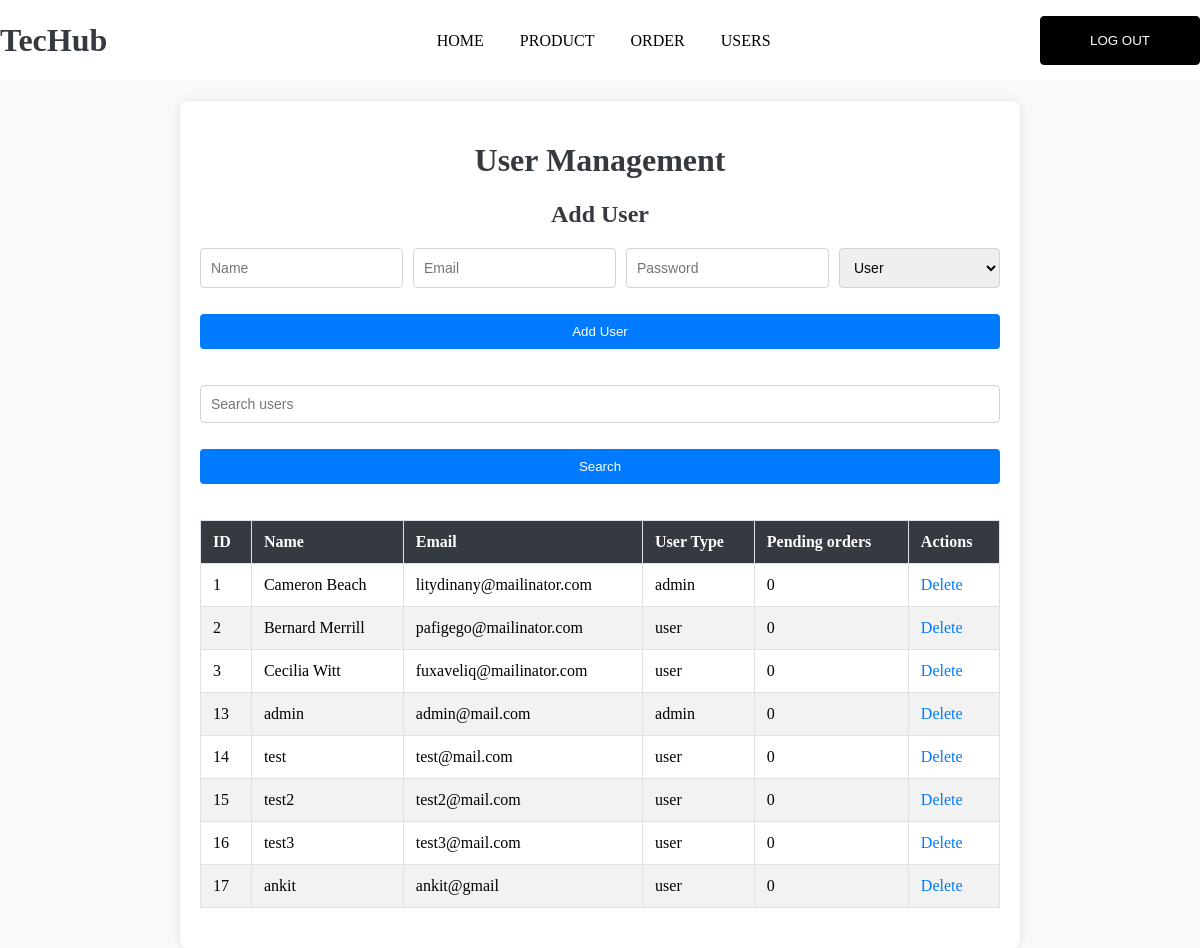
Before: /admin_user_management.php with the older database file.
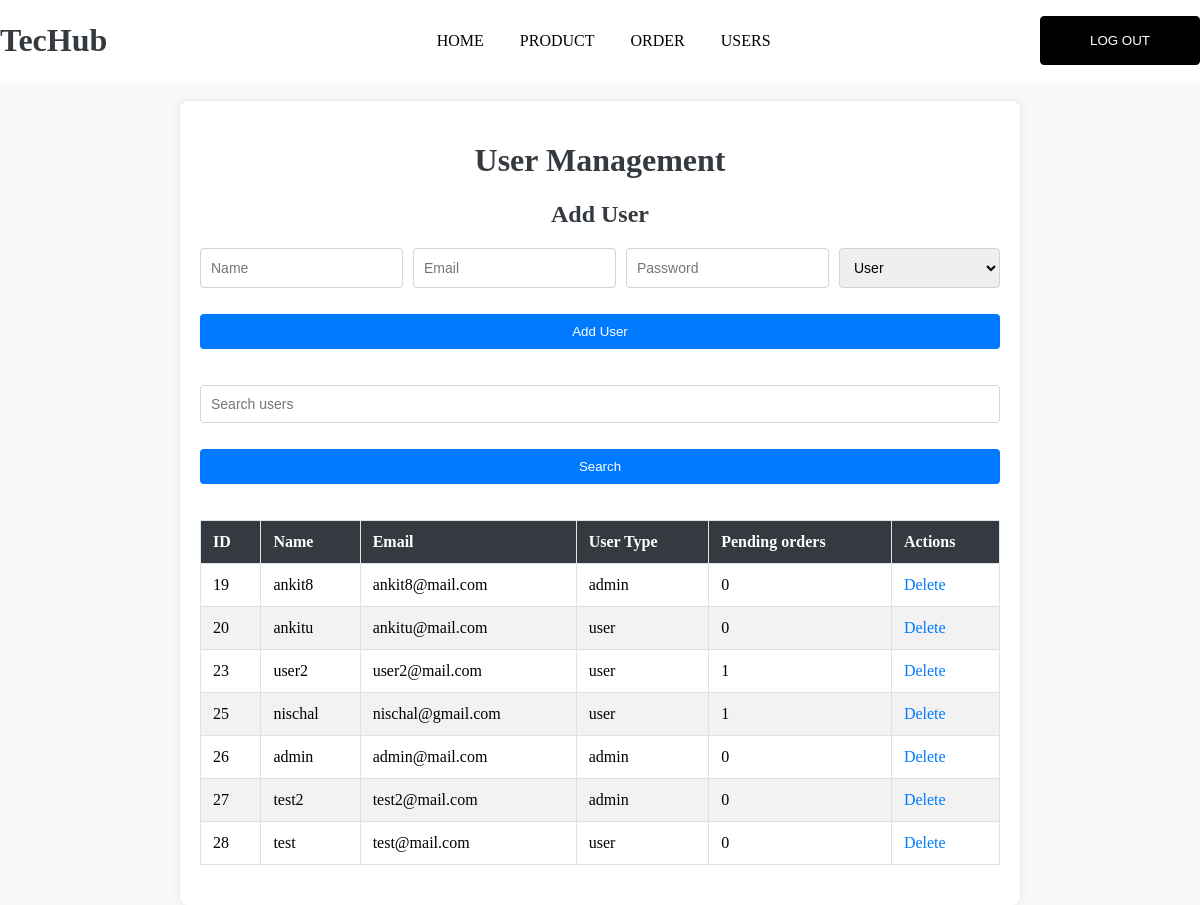
After: the same page with the newer database file.
### tables this page shows
CREATE TABLE `user` (
  `id` int(255) NOT NULL,
  `name` varchar(255) NOT NULL,
  `email` varchar(255) NOT NULL,
  `password` varchar(255) NOT NULL,
  `user_type` varchar(255) NOT NULL DEFAULT 'user'
);

### admin_user_management.php (the view, shortened to what this page needs)
<?php
include 'connection.php';
function fetchUsers($conn) {
    $sql = "SELECT user.id, user.name, user.email, user.user_type, COUNT(orders.id) AS pending_orders_count
            FROM user
            LEFT JOIN orders ON user.id = orders.user_id AND orders.payment_status = 'pending'
            GROUP BY user.id, user.name, user.email, user.user_type";
    $stmt = $conn->prepare($sql);
    $stmt->execute();
    $result = $stmt->get_result();
    return $result->fetch_all(MYSQLI_ASSOC);
}
$search_results = [];
$users = fetchUsers($conn);
?>
<!DOCTYPE html>
<html lang="en">
<head>
    <link rel="stylesheet" href="admin_user_management.css">
</head>
<body>
<?php include 'admin_header.php'; ?>
    <div class="user-management-container">
        <h1>User Management</h1>
        <h2>Add User</h2>
        <form method="POST" action="admin_user_management.php" class="add-user-form">
            <input type="text" name="name" placeholder="Name" required>
            <input type="email" name="email" placeholder="Email" required>
            <input type="password" name="password" placeholder="Password" required>
            <select name="user_type" required>
                <option value="user">User</option>
            </select>
            <button type="submit" name="add_user">Add User</button>
        </form>
        <form method="POST" action="admin_user_management.php" class="search-form">
            <input type="text" name="search_query" placeholder="Search users">
            <button type="submit" name="search_user">Search</button>
        </form>
        <table class="user-table">
            <thead>
                <tr>
                    <th>ID</th>
                    <th>Name</th>
                    <th>Email</th>
                    <th>User Type</th>
                    <th>Pending orders</th>
                    <th>Actions</th>
                </tr>
            </thead>
            <tbody>
                <?php foreach ($search_results ?: $users as $user): ?>
                <tr>
                    <td><?php echo htmlspecialchars($user['id']); ?></td>
                    <td><?php echo htmlspecialchars($user['name']); ?></td>
                    <td><?php echo htmlspecialchars($user['email']); ?></td>
                    <td><?php echo htmlspecialchars($user['user_type']); ?></td>
                    <td><?php echo htmlspecialchars($user['pending_orders_count']); ?></td>
                    <td>
                        <a href="admin_user_management.php?delete_user=<?php echo htmlspecialchars($user['id']); ?>" onclick="return confirm('Are you sure?')">Delete</a>
                    </td>
                </tr>
                <?php endforeach; ?>
            </tbody>
        </table>
    </div>
</body>
</html>

Changed rows visible on the page:
removed user: id "1", name "Cameron Beach", email "litydinany@mailinator.com", user_type "admin", pending_orders_count "0"
removed user: id "2", name "Bernard Merrill", email "pafigego@mailinator.com", user_type "user", pending_orders_count "0"
removed user: id "3", name "Cecilia Witt", email "fuxaveliq@mailinator.com", user_type "user", pending_orders_count "0"
removed user: id "13", name "admin", email "admin@mail.com", user_type "admin", pending_orders_count "0"
removed user: id "14", name "test", email "test@mail.com", user_type "user", pending_orders_count "0"
removed user: id "15", name "test2", email "test2@mail.com", user_type "user", pending_orders_count "0"
removed user: id "16", name "test3", email "test3@mail.com", user_type "user", pending_orders_count "0"
removed user: id "17", name "ankit", email "ankit@gmail", user_type "user", pending_orders_count "0"
added user: id "19", name "ankit8", email "ankit8@mail.com", user_type "admin", pending_orders_count "0"
added user: id "20", name "ankitu", email "ankitu@mail.com", user_type "user", pending_orders_count "0"
added user: id "23", name "user2", email "user2@mail.com", user_type "user", pending_orders_count "1"
added user: id "25", name "nischal", email "nischal@gmail.com", user_type "user", pending_orders_count "1"
added user: id "26", name "admin", email "admin@mail.com", user_type "admin", pending_orders_count "0"
added user: id "27", name "test2", email "test2@mail.com", user_type "admin", pending_orders_count "0"
added user: id "28", name "test", email "test@mail.com", user_type "user", pending_orders_count "0"
